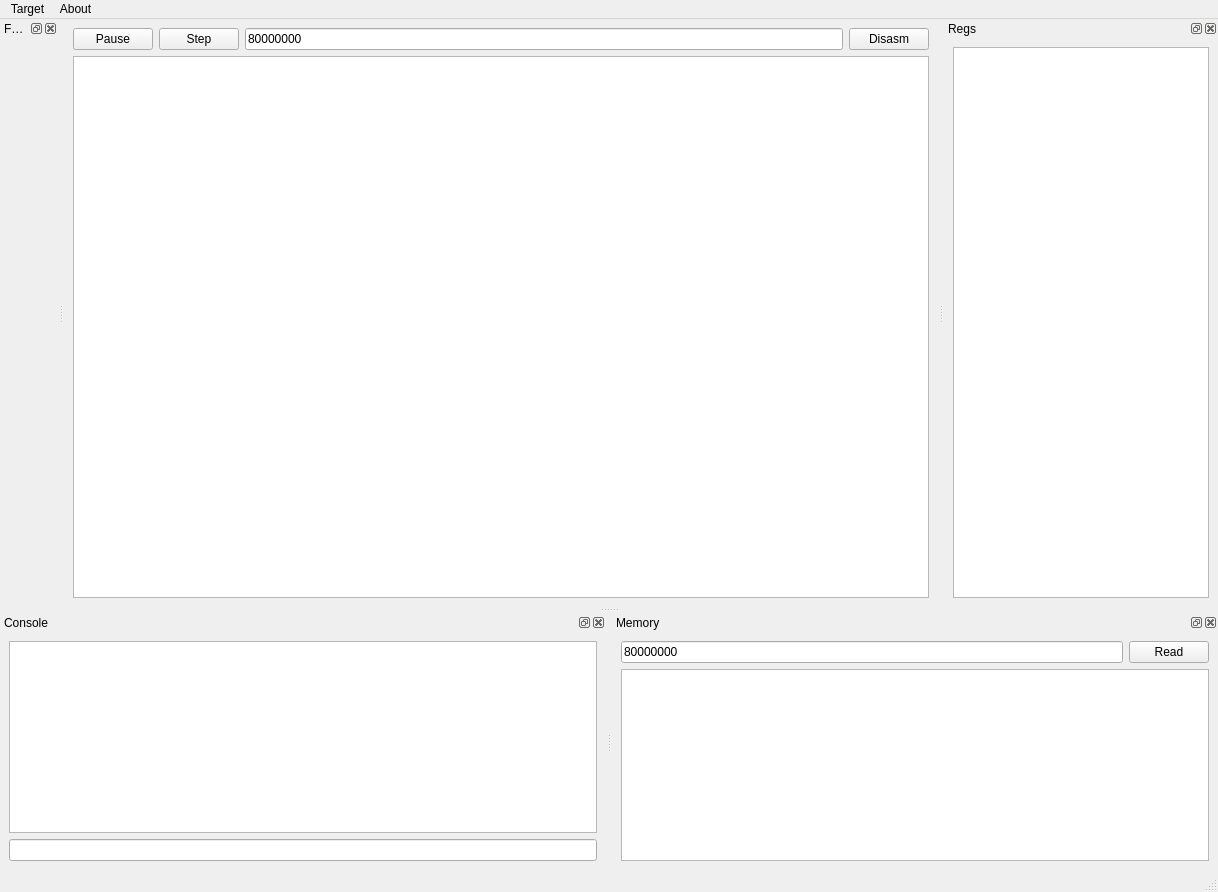
<?xml version="1.0" encoding="UTF-8"?>
<ui version="4.0">
 <class>MainWindow</class>
 <widget class="QMainWindow" name="MainWindow">
  <property name="geometry">
   <rect>
    <x>0</x>
    <y>0</y>
    <width>1218</width>
    <height>892</height>
   </rect>
  </property>
  <property name="windowTitle">
   <string>PyRvDbg</string>
  </property>
  <widget class="QWidget" name="centralwidget">
   <layout class="QVBoxLayout" name="verticalLayout_2">
    <item>
     <layout class="QHBoxLayout" name="horizontalLayout_2">
      <item>
       <widget class="QPushButton" name="btnPause">
        <property name="text">
         <string>Pause</string>
        </property>
       </widget>
      </item>
      <item>
       <widget class="QPushButton" name="btnStep">
        <property name="text">
         <string>Step</string>
        </property>
       </widget>
      </item>
      <item>
       <widget class="QLineEdit" name="txtDisasmAddr">
        <property name="text">
         <string>80000000</string>
        </property>
       </widget>
      </item>
      <item>
       <widget class="QPushButton" name="btnDisasm">
        <property name="text">
         <string>Disasm</string>
        </property>
       </widget>
      </item>
     </layout>
    </item>
    <item>
     <widget class="QTextBrowser" name="tbDisasmResult">
      <property name="font">
       <font>
        <family>Courier New</family>
       </font>
      </property>
     </widget>
    </item>
   </layout>
  </widget>
  <widget class="QMenuBar" name="menubar">
   <property name="geometry">
    <rect>
     <x>0</x>
     <y>0</y>
     <width>1218</width>
     <height>22</height>
    </rect>
   </property>
   <widget class="QMenu" name="menuTarget">
    <property name="title">
     <string>Target</string>
    </property>
    <addaction name="actionReset"/>
   </widget>
   <widget class="QMenu" name="menuAbout">
    <property name="title">
     <string>About</string>
    </property>
    <addaction name="actionAbout_Qt"/>
   </widget>
   <addaction name="menuTarget"/>
   <addaction name="menuAbout"/>
  </widget>
  <widget class="QStatusBar" name="statusbar"/>
  <widget class="QDockWidget" name="dockFunctions">
   <property name="windowTitle">
    <string>Functions</string>
   </property>
   <attribute name="dockWidgetArea">
    <number>1</number>
   </attribute>
   <widget class="QWidget" name="dockWidgetContents"/>
  </widget>
  <widget class="QDockWidget" name="dockRegs">
   <property name="windowTitle">
    <string>Regs</string>
   </property>
   <attribute name="dockWidgetArea">
    <number>2</number>
   </attribute>
   <widget class="QWidget" name="dockWidgetContents_2">
    <layout class="QVBoxLayout" name="verticalLayout">
     <item>
      <widget class="QTableWidget" name="tableRegs">
       <property name="font">
        <font>
         <family>Courier New</family>
        </font>
       </property>
      </widget>
     </item>
    </layout>
   </widget>
  </widget>
  <widget class="QDockWidget" name="dockConsole">
   <property name="windowTitle">
    <string>Console</string>
   </property>
   <attribute name="dockWidgetArea">
    <number>8</number>
   </attribute>
   <widget class="QWidget" name="dockWidgetContents_5">
    <layout class="QVBoxLayout" name="verticalLayout_4">
     <item>
      <widget class="QTextBrowser" name="tbConsole">
       <property name="font">
        <font>
         <family>Courier New</family>
        </font>
       </property>
      </widget>
     </item>
     <item>
      <widget class="QLineEdit" name="txtConsoleCmd"/>
     </item>
    </layout>
   </widget>
  </widget>
  <widget class="QDockWidget" name="dockWidget">
   <property name="windowTitle">
    <string>Memory</string>
   </property>
   <attribute name="dockWidgetArea">
    <number>8</number>
   </attribute>
   <widget class="QWidget" name="dockWidgetContents_3">
    <layout class="QVBoxLayout" name="verticalLayout_3">
     <item>
      <layout class="QHBoxLayout" name="horizontalLayout">
       <item>
        <widget class="QLineEdit" name="lineEdit_2">
         <property name="text">
          <string>80000000</string>
         </property>
        </widget>
       </item>
       <item>
        <widget class="QPushButton" name="btnMemRead">
         <property name="text">
          <string>Read</string>
         </property>
        </widget>
       </item>
      </layout>
     </item>
     <item>
      <widget class="QTextBrowser" name="tbMemory">
       <property name="font">
        <font>
         <family>Courier New</family>
        </font>
       </property>
      </widget>
     </item>
    </layout>
   </widget>
  </widget>
  <action name="actionReset">
   <property name="text">
    <string>Reset</string>
   </property>
  </action>
  <action name="actionAbout_Qt">
   <property name="text">
    <string>About Qt...</string>
   </property>
  </action>
 </widget>
 <resources/>
 <connections/>
</ui>
